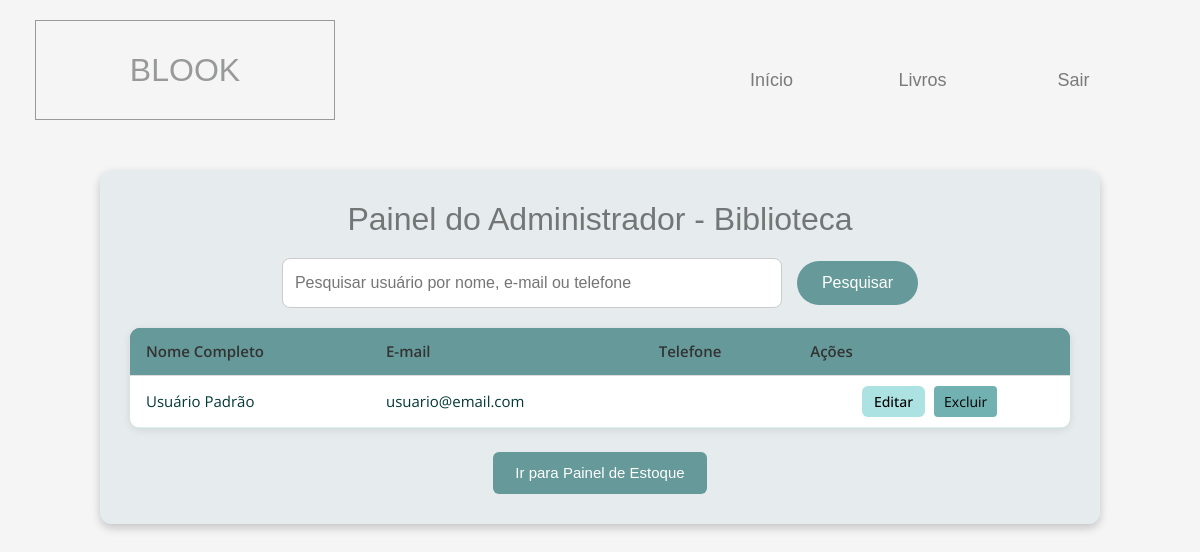
Before: /adm.php with the older database file.
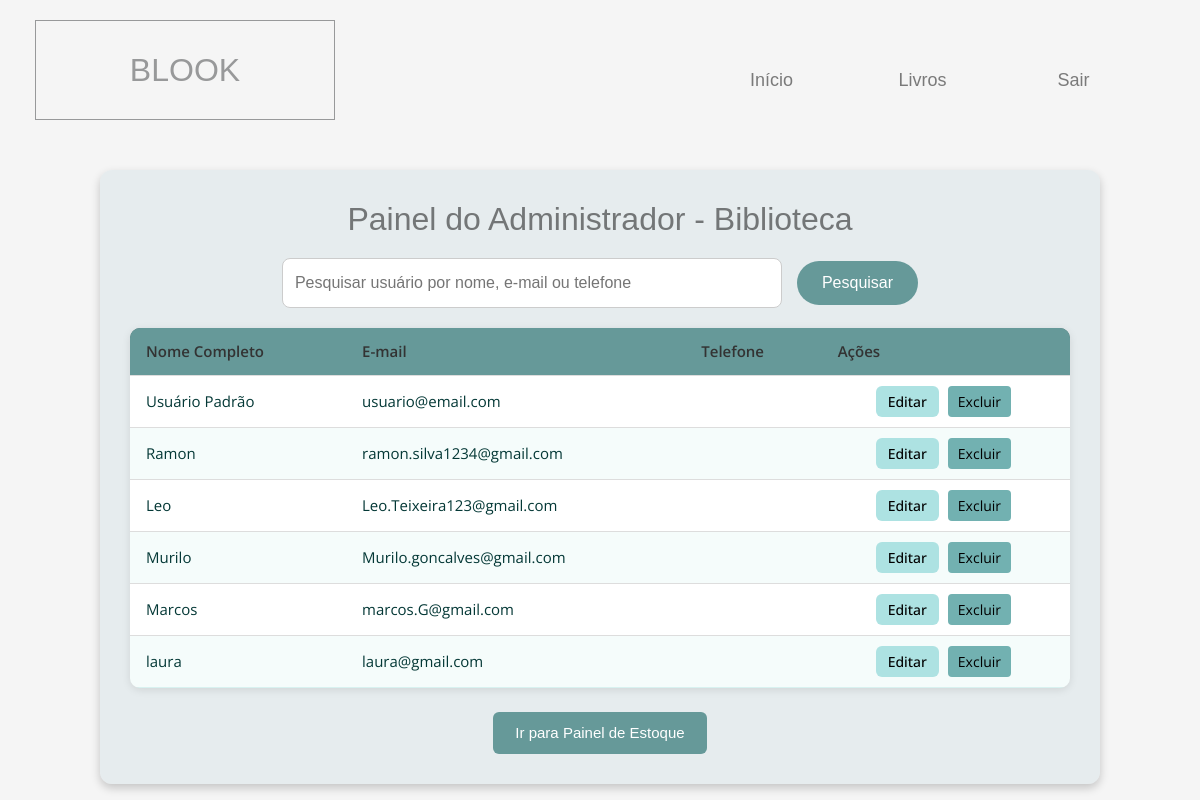
After: the same page with the newer database file.
### tables this page shows
CREATE TABLE `usuarios` (
  `id_usuario` int(11) NOT NULL,
  `nome` varchar(100) NOT NULL,
  `email` varchar(100) NOT NULL,
  `senha` varchar(255) NOT NULL,
  `telefone` varchar(20) DEFAULT NULL,
  `data_cadastro` datetime DEFAULT current_timestamp(),
  `tipo_usuario` enum('admin','leitor') NOT NULL DEFAULT 'leitor'
);

### adm.php (the view, shortened to what this page needs)
<?php
include 'cabecalho_painel.php';
$host = "localhost";
$user = "root";
$pass = "";
$db = "biblioteca_blook";
$conn = new mysqli($host, $user, $pass, $db);
$pesquisa = "";
if ($pesquisa != "") {
    $sql = "SELECT * FROM Usuarios
            WHERE tipo_usuario = 'leitor'
            AND (nome LIKE ? OR email LIKE ? OR telefone LIKE ?)";
    $stmt = $conn->prepare($sql);
    $like = "%$pesquisa%";
    $stmt->bind_param("sss", $like, $like, $like);
    $stmt->execute();
    $result = $stmt->get_result();
} else {
    $sql = "SELECT * FROM Usuarios WHERE tipo_usuario = 'leitor'";
    $result = $conn->query($sql);
}
?>
<!DOCTYPE html>
<html lang="pt-BR">
<head>
  <link rel="stylesheet" href="css/adm.css">
</head>
<body>
  <div class="container">
    <h1>Painel do Administrador - Biblioteca</h1>
    <div class="search-box">
      <form method="GET" action="adm.php">
        <input
          type="text"
          name="q"
          placeholder="Pesquisar usuário por nome, e-mail ou telefone"
          value="<?= htmlspecialchars($pesquisa) ?>">
        <button type="submit" class="pesquisa">Pesquisar</button>
      </form>
    </div>
    <table>
      <thead>
        <tr>
          <th>Nome Completo</th>
          <th>E-mail</th>
          <th>Telefone</th>
          <th>Ações</th>
        </tr>
      </thead>
      <tbody>
        <?php if ($result && $result->num_rows > 0): ?>
          <?php while ($row = $result->fetch_assoc()): ?>
            <tr>
              <td><?= htmlspecialchars($row['nome']) ?></td>
              <td><?= htmlspecialchars($row['email']) ?></td>
              <td><?= htmlspecialchars($row['telefone']) ?></td>
              <td class="acoes">
                <a href="editar_usuario.php?id_usuario=<?= $row['id_usuario'] ?>">
                  <button class="editar">Editar</button>
                </a>
                <form method="POST" style="display:inline;" onsubmit="return confirm('Deseja realmente excluir este usuário?');">
                  <button type="submit" name="excluir" class="excluir">Excluir</button>
                </form>
              </td>
            </tr>
          <?php endwhile; ?>
        <?php else: ?>
          <tr>
            <td colspan="4">Nenhum usuário encontrado.</td>
          </tr>
        <?php endif; ?>
      </tbody>
    </table>
    <div class="botao-navegacao">
      <a href="estoque.php" class="botao-voltar">Ir para Painel de Estoque</a>
    </div>
  </div>
  </div>
</body>
</html>

### cabecalho_painel.php (shortened to what this page needs)
<!DOCTYPE html>
<html lang="en">
  <head>
    <link rel="stylesheet" href="css/all.min.css" />
    <link rel="stylesheet" href="css/bootstrap.min.css" />
    <link rel="stylesheet" href="css/templatemo-style.css" />
    <link rel="stylesheet" href="css/dash.css" />
    <link rel="stylesheet" href="login.css">
    <link rel="stylesheet" href="css/adm.css">
    <link rel="stylesheet" href="css/editar_usuario.css">
  </head>
  <body>
    <div class="container-fluid">
      <div class="row tm-brand-row">
        <div class="col-lg-4 col-10">
          <div class="tm-brand-container">
            <div class="tm-brand-texts">
              <h1 class="text-uppercase tm-brand-name">Blook</h1>
            </div>
          </div>
        </div>
        <div class="col-lg-8 col-2 tm-nav-col">
          <div class="tm-nav">
            <nav class="navbar navbar-expand-lg navbar-light tm-navbar">
              <div class="collapse navbar-collapse" id="navbarNav">
                <ul class="navbar-nav ml-auto mr-0">
                  <li class="nav-item">
                    <a class="nav-link" href="config.php">Início</a>
                  </li>
                  <li class="nav-item">
                    <a class="nav-link" href="dashboard.php">Livros</a>
                  </li>
                  <li class="nav-item">
                    <a class="nav-link" href="login.php">Sair</a>
                  </li>
                </ul>
              </div>
            </nav>
          </div>
        </div>
      </div>

### css/templatemo-style.css (style rules this page uses)
html { scroll-behavior: smooth; }
body { font-family: "Open Sans", Arial, Helvetica, sans-serif; font-size: 18px; font-weight: 400; overflow-x: hidden; padding-top: 78px; color: #5f6061; }
a, button { transition: all 0.3s ease; }
input { padding: 13px 20px; }
ul { margin: 0; padding: 0; }
.container-fluid { max-width: 1430px; }
.tm-brand-row { padding-bottom: 30px; }
.tm-brand-name { color: #98999a; width: 300px; height: 100px; border: 1px solid #98999a; display: flex; align-items: center; justify-content: center; }
.tm-nav-col { display: flex; align-items: center; justify-content: flex-end; }
.navbar-expand-lg .navbar-nav .nav-link { width: 101px; height: 52px; border: 1px solid transparent; text-align: center; margin-left: 25px; margin-right: 25px; display: flex; justify-content: center; align-items: center; }

### css/dash.css (style rules this page uses)
table { width: 100%; border-collapse: collapse; font-family: "Open Sans", Arial, Helvetica, sans-serif; font-size: 15px; color: #043836; background-color: #ffffff; border-radius: 8px; overflow: hidden; }
table thead { background-color: #496b6b; color: #ffffff; }
table thead th { padding: 12px 16px; text-align: left; font-weight: 600; }
table tbody tr { border-bottom: 1px solid rgba(63, 191, 180, 0.2); transition: background 0.2s ease; }
table tbody tr:nth-child(even) { background-color: rgba(63, 191, 180, 0.05); }
table td { padding: 10px 16px; }
table td:last-child { text-align: center; font-weight: 600; color: #669999; }

### css/adm.css (style rules this page uses)
body { background-color: #f5f5f5; font-family: Arial, sans-serif; margin: 0; padding: 20px; }
.botao-navegacao { display: flex; justify-content: center; margin-top: 24px; }
.botao-voltar { display: inline-block; background-color: #669999; color: #fff; padding: 10px 22px; border-radius: 6px; font-size: 15px; font-weight: 500; text-decoration: none; transition: 0.25s ease; }
.editar { background-color: #3b82f6; color: #fff; border: none; border-radius: 6px; padding: 10px 22px; font-size: 15px; font-weight: 500; transition: background .25s, transform .15s; cursor: pointer; }
.container { max-width: 1000px; margin: auto; background: #d7e2e77e; padding: 30px; border-radius: 12px; box-shadow: 0 4px 10px rgba(0,0,0,0.2); }
h1 { text-align: center; color: rgba(0,0,0,.5); font-size: 32px; margin-bottom: 20px; }
.search-box { text-align: center; margin-bottom: 20px; }
.search-box input { padding: 10px 15px; width: 70%; max-width: 500px; border: 1px solid #ccc; border-radius: 25px; font-size: 16px; transition: border-color 0.3s; }
button.pesquisa { background-color: #669999; color: white; border: none; border-radius: 50px; padding: 10px 25px; font-size: 16px; cursor: pointer; margin-left: 10px; transition: background-color 0.3s, transform 0.2s; }
table { width: 100%; border-collapse: collapse; background: white; border-radius: 10px; overflow: hidden; box-shadow: 0 2px 8px rgba(0,0,0,0.1); }
th, td { padding: 12px; text-align: left; }
th { background: #669999; color: #333; }
td { border-top: 1px solid #ddd; }
.acoes button { margin-right: 5px; padding: 5px 12px; border-radius: 6px; font-size: 14px; border: none; cursor: pointer; transition: 0.3s; }
.editar { background: #ade2e2; color: black; }
.excluir { background: #72b1b1; color: black; }
button.excluir { background-color: #72b1b1; color: black; border: none; padding: 5px 10px; cursor: pointer; border-radius: 4px; }

### css/editar_usuario.css (style rules this page uses)
body { background-color: #f5f5f5; font-family: Arial, sans-serif; margin: 0; padding: 20px; }
h1 { text-align: center; color: rgba(0, 0, 0, 0.6); font-size: 30px; margin-bottom: 25px; }
form input[type="text"], form input[type="email"], form select { width: 100%; padding: 12px; border: 1px solid #ccc; border-radius: 8px; font-size: 16px; box-sizing: border-box; transition: border-color 0.3s; }

Changed rows visible on the page:
added usuarios: nome "Ramon", email "ramon.silva1234@gmail.com"
added usuarios: nome "Leo", email "Leo.Teixeira123@gmail.com"
added usuarios: nome "Murilo", email "Murilo.goncalves@gmail.com"
added usuarios: nome "Marcos", email "marcos.G@gmail.com"
added usuarios: nome "laura", email "laura@gmail.com"
